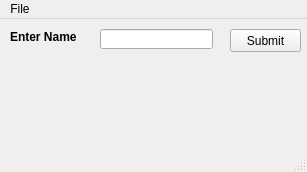
<?xml version="1.0" encoding="UTF-8"?>
<ui version="4.0">
 <class>MainWindow</class>
 <widget class="QMainWindow" name="MainWindow">
  <property name="geometry">
   <rect>
    <x>0</x>
    <y>0</y>
    <width>307</width>
    <height>172</height>
   </rect>
  </property>
  <property name="sizePolicy">
   <sizepolicy hsizetype="Preferred" vsizetype="Preferred">
    <horstretch>0</horstretch>
    <verstretch>0</verstretch>
   </sizepolicy>
  </property>
  <property name="minimumSize">
   <size>
    <width>307</width>
    <height>172</height>
   </size>
  </property>
  <property name="maximumSize">
   <size>
    <width>307</width>
    <height>172</height>
   </size>
  </property>
  <property name="windowTitle">
   <string>MainWindow</string>
  </property>
  <widget class="QWidget" name="centralwidget">
   <widget class="QLineEdit" name="textEdit">
    <property name="geometry">
     <rect>
      <x>100</x>
      <y>10</y>
      <width>113</width>
      <height>20</height>
     </rect>
    </property>
   </widget>
   <widget class="QLabel" name="label">
    <property name="geometry">
     <rect>
      <x>10</x>
      <y>10</y>
      <width>81</width>
      <height>16</height>
     </rect>
    </property>
    <property name="font">
     <font>
      <weight>75</weight>
      <bold>true</bold>
     </font>
    </property>
    <property name="text">
     <string>Enter Name</string>
    </property>
   </widget>
   <widget class="QLabel" name="showLabel">
    <property name="geometry">
     <rect>
      <x>10</x>
      <y>60</y>
      <width>291</width>
      <height>51</height>
     </rect>
    </property>
    <property name="font">
     <font>
      <pointsize>16</pointsize>
      <weight>75</weight>
      <bold>true</bold>
     </font>
    </property>
    <property name="styleSheet">
     <string notr="true">color: rgb(255, 0, 0);</string>
    </property>
    <property name="text">
     <string/>
    </property>
    <property name="alignment">
     <set>Qt::AlignCenter</set>
    </property>
   </widget>
   <widget class="QPushButton" name="submitButton">
    <property name="geometry">
     <rect>
      <x>230</x>
      <y>10</y>
      <width>71</width>
      <height>23</height>
     </rect>
    </property>
    <property name="text">
     <string>Submit</string>
    </property>
   </widget>
  </widget>
  <widget class="QMenuBar" name="menubar">
   <property name="geometry">
    <rect>
     <x>0</x>
     <y>0</y>
     <width>307</width>
     <height>21</height>
    </rect>
   </property>
   <widget class="QMenu" name="menuFile">
    <property name="title">
     <string>File</string>
    </property>
    <widget class="QMenu" name="menuSend">
     <property name="title">
      <string>Send</string>
     </property>
     <addaction name="actionPrinter"/>
     <addaction name="actionE_Mail"/>
    </widget>
    <addaction name="actionOpen"/>
    <addaction name="separator"/>
    <addaction name="actionSave"/>
    <addaction name="menuSend"/>
    <addaction name="separator"/>
    <addaction name="actionExit"/>
   </widget>
   <addaction name="menuFile"/>
  </widget>
  <widget class="QStatusBar" name="statusbar"/>
  <action name="actionOpen">
   <property name="text">
    <string>Open</string>
   </property>
  </action>
  <action name="actionSave">
   <property name="text">
    <string>Save</string>
   </property>
  </action>
  <action name="actionExit">
   <property name="text">
    <string>Exit</string>
   </property>
  </action>
  <action name="actionPrinter">
   <property name="text">
    <string>Printer</string>
   </property>
  </action>
  <action name="actionE_Mail">
   <property name="text">
    <string>E-Mail</string>
   </property>
  </action>
 </widget>
 <resources/>
 <connections/>
</ui>
